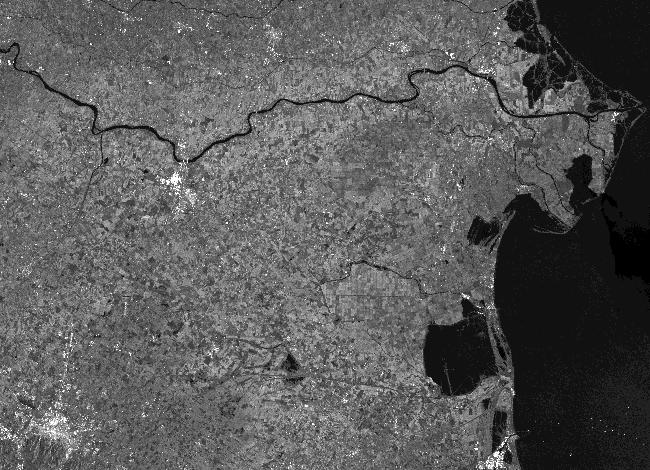
#> input picture sar_my_gray.jpg, 650 x 470 px, found by its file name
$ jupyter execute 'ДЗ1_Обработка_изображений.ipynb'
#> lines starting #> are read from the running program, lines starting #| are printed output that depends on the picture; after the words box and inside, x2 and y2 are one past the last pixel; in counts of white or black regions, pixels touching at a corner belong together; long printed decimals are rounded
[cell 1]
import numpy as np
import cv2
import matplotlib.pyplot as plt

from skimage.metrics import structural_similarity, mean_squared_error

[cell 2]
image_gray = cv2.imread('Desktop/sar_my_gray.jpg', cv2.IMREAD_GRAYSCALE)
#> image_gray is the input picture: shape (470, 650); min 0, max 255, mean 90.2

print('Результат загрузки изображения:')
print('Размер изображения:', image_gray.shape)
#| Размер изображения: (470, 650)

plt.imshow(image_gray, cmap='gray')
plt.title('Исходное изображение')
plt.axis('off')
plt.show()

[cell 3]
print('Результат построения гистограммы:')
print('Минимальная яркость:', image_gray.min())
#| Минимальная яркость: 0
print('Максимальная яркость:', image_gray.max())
#| Максимальная яркость: 255
print('Средняя яркость:', image_gray.mean())
#| Средняя яркость: 90.208

plt.hist(image_gray.ravel(), bins=256, range=[0, 256])
plt.xlabel('Яркость')
plt.ylabel('Количество пикселей')
plt.title('Гистограмма изображения sar_my_gray')
plt.show()
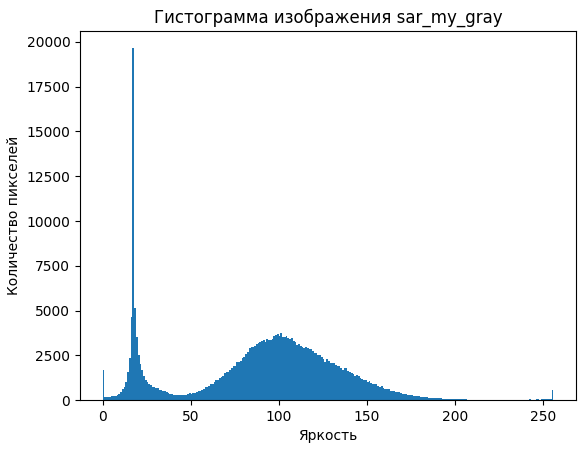
#> figure drawn by matplotlib, 1 panel; tallest bar 19646 high, from x = 17 to 18

[cell 4]
def gamma_correction(image, gamma):
#> called with gamma = 0.5
    normalized = image / 255.0
    corrected = np.power(normalized, gamma)
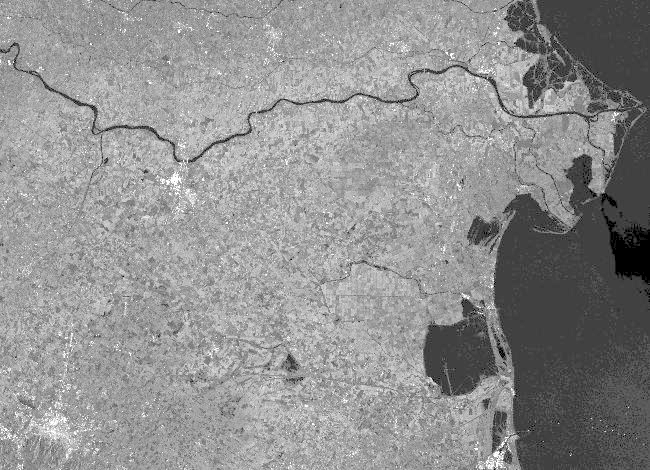
#> corrected: shape (470, 650) float64; min 0, max 1, mean 0.568
    corrected = corrected * 255
    return corrected.astype(np.uint8)

gamma_less_1 = gamma_correction(image_gray, 0.5)
gamma_more_1 = gamma_correction(image_gray, 2.0)
#> call 2 of gamma_correction, with gamma = 2
#> in gamma_correction (call 2), `corrected = np.power(normalized, gamma)`:
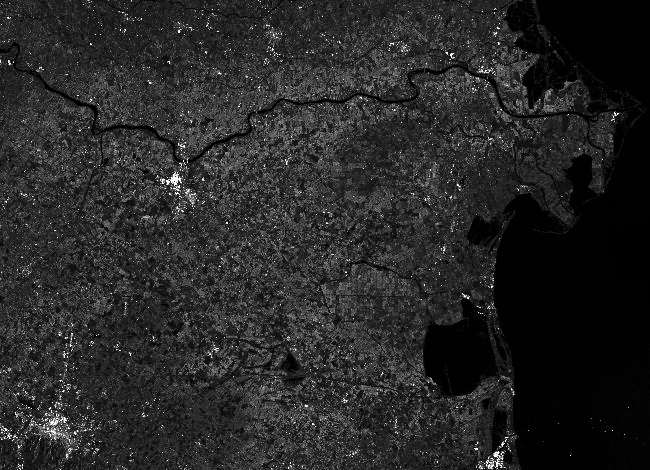
#> corrected: shape (470, 650) float64; min 0, max 1, mean 0.157

print('Результат гамма-коррекции:')
print('Gamma = 0.5 — изображение осветлено')
print('Gamma = 2.0 — изображение затемнено')

plt.figure(figsize=(15, 5))

plt.subplot(1, 3, 1)
plt.imshow(image_gray, cmap='gray')
plt.title('Исходное изображение')
plt.axis('off')

plt.subplot(1, 3, 2)
plt.imshow(gamma_less_1, cmap='gray')
plt.title('Gamma = 0.5')
plt.axis('off')

plt.subplot(1, 3, 3)
plt.imshow(gamma_more_1, cmap='gray')
plt.title('Gamma = 2.0')
plt.axis('off')

plt.show()
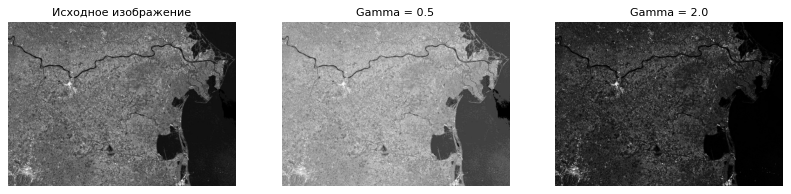
#> figure drawn by matplotlib, 3 panels

[cell 5]
mse_less_1 = mean_squared_error(image_gray, gamma_less_1)
#> mse_less_1 = 3009.5
ssim_less_1 = structural_similarity(image_gray, gamma_less_1)
#> ssim_less_1 = 0.808

mse_more_1 = mean_squared_error(image_gray, gamma_more_1)
#> mse_more_1 = 2887.8
ssim_more_1 = structural_similarity(image_gray, gamma_more_1)
#> ssim_more_1 = 0.608

print('Gamma = 0.5')
print('MSE:', mse_less_1)
#| MSE: 3009.484
print('SSIM:', ssim_less_1)
#| SSIM: 0.8081

print()

print('Gamma = 2.0')
print('MSE:', mse_more_1)
#| MSE: 2887.807
print('SSIM:', ssim_more_1)
#| SSIM: 0.6077

[cell 6]
mean_src = image_gray.mean()
#> mean_src = 90.21
std_src = image_gray.std()
#> std_src = 45.45

eq_gray = cv2.equalizeHist(image_gray)
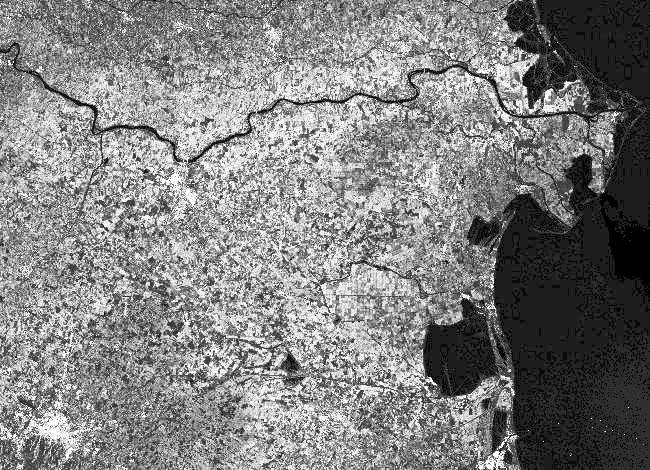
#> eq_gray: shape (470, 650); min 0, max 255, mean 128.2

mean_eq = eq_gray.mean()
#> mean_eq = 128.2
std_eq = eq_gray.std()
#> std_eq = 73.32

corrected_stat = (image_gray.astype(np.float32) - mean_src) / std_src
corrected_stat = corrected_stat * std_eq + mean_eq
corrected_stat = np.clip(corrected_stat, 0, 255).astype(np.uint8)
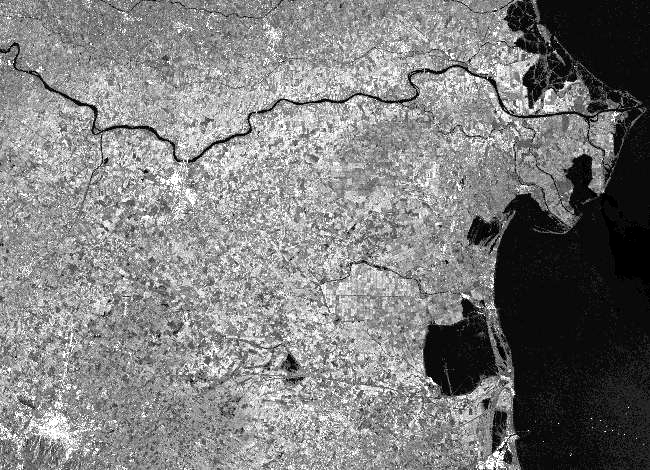
#> corrected_stat: shape (470, 650); min 0, max 255, mean 126.8

print('Статистика исходного изображения:')
print('Mean:', mean_src)
#| Mean: 90.208
print('Std:', std_src)
#| Std: 45.454

print('\nСтатистика eq_gray:')
print('Mean:', mean_eq)
#| Mean: 128.233
print('Std:', std_eq)
#| Std: 73.318

print('\nСтатистика после коррекции:')
print('Mean:', corrected_stat.mean())
#| Mean: 126.763
print('Std:', corrected_stat.std())
#| Std: 70.230

[cell 7]
plt.figure(figsize=(15, 5))

plt.subplot(1, 3, 1)
plt.imshow(image_gray, cmap='gray')
plt.title('Исходное изображение')
plt.axis('off')

plt.subplot(1, 3, 2)
plt.imshow(eq_gray, cmap='gray')
plt.title('Выравнивание гистограммы')
plt.axis('off')

plt.subplot(1, 3, 3)
plt.imshow(corrected_stat, cmap='gray')
plt.title('Статистическая коррекция')
plt.axis('off')

plt.show()

[cell 8]
thresholds = [50, 100, 150, 200]

plt.figure(figsize=(15, 8))

for i, threshold in enumerate(thresholds):
    _, binary = cv2.threshold(
        image_gray,
        threshold,
        255,
        cv2.THRESH_BINARY
    )

    print(f'Результат пороговой фильтрации: порог = {threshold}')

    plt.subplot(2, 2, i + 1)
    plt.imshow(binary, cmap='gray')
    plt.title(f'Порог = {threshold}')
    plt.axis('off')
#> this loop made 4 passes
#> pass 1, `_, binary = cv2.threshold( image_gray, threshold, 255, cv2.THRESH_BINA..`:
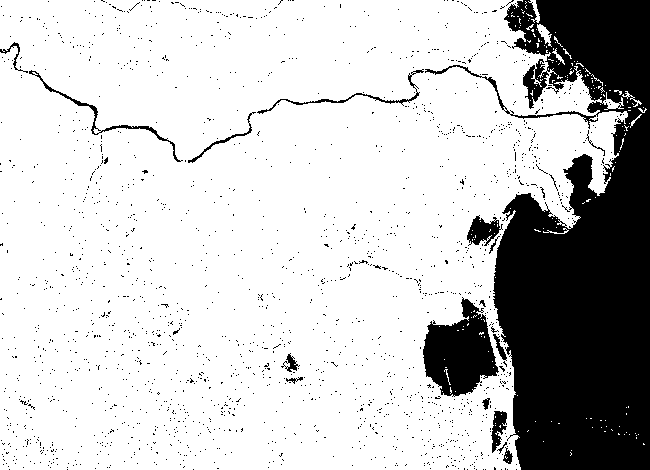
#> binary: shape (470, 650); 78.7% white; 1837 black regions (1819 under 20 px), largest, box (x1, y1, x2, y2) and area: (425, 0, 650, 470) 54508, (423, 297, 499, 397) 4572, (467, 215, 503, 246) 608
#> pass 2, `_, binary = cv2.threshold( image_gray, threshold, 255, cv2.THRESH_BINA..`:
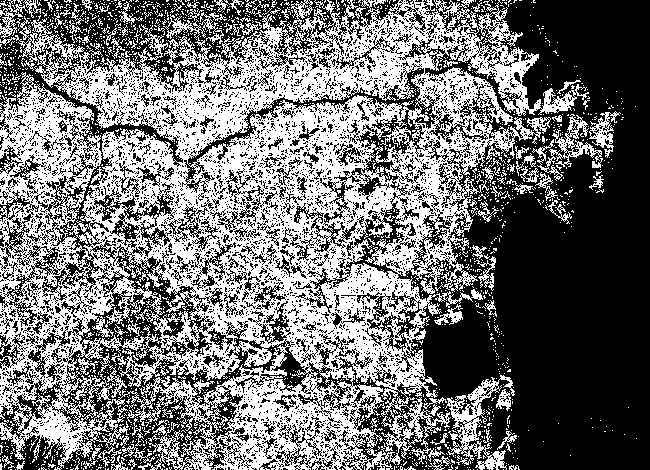
#> binary: shape (470, 650); 45.2% white; 1961 white regions (1858 under 20 px), largest, box (x1, y1, x2, y2) and area: (0, 0, 589, 470) 123801, (445, 375, 515, 470) 1935, (532, 114, 602, 181) 1011
#> pass 3, `_, binary = cv2.threshold( image_gray, threshold, 255, cv2.THRESH_BINA..`:
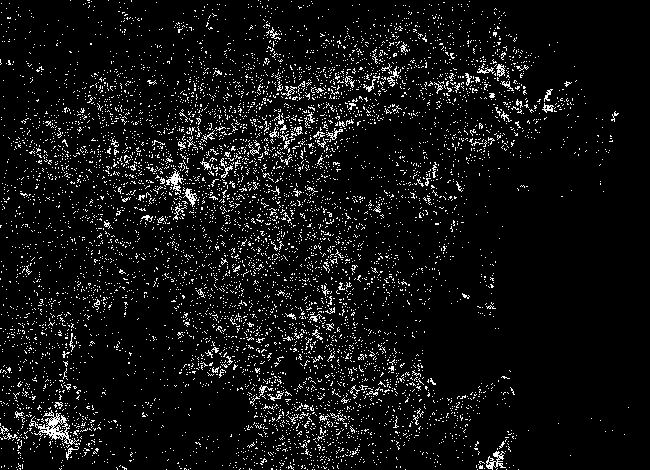
#> binary: shape (470, 650); 6.7% white in thin lines or dots

plt.show()
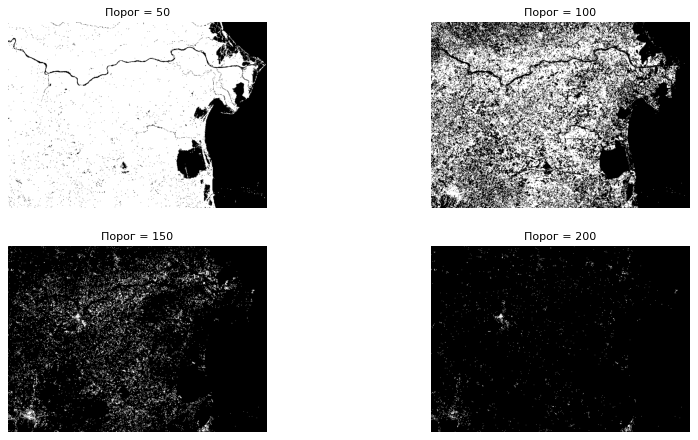
#> figure drawn by matplotlib, 4 panels
